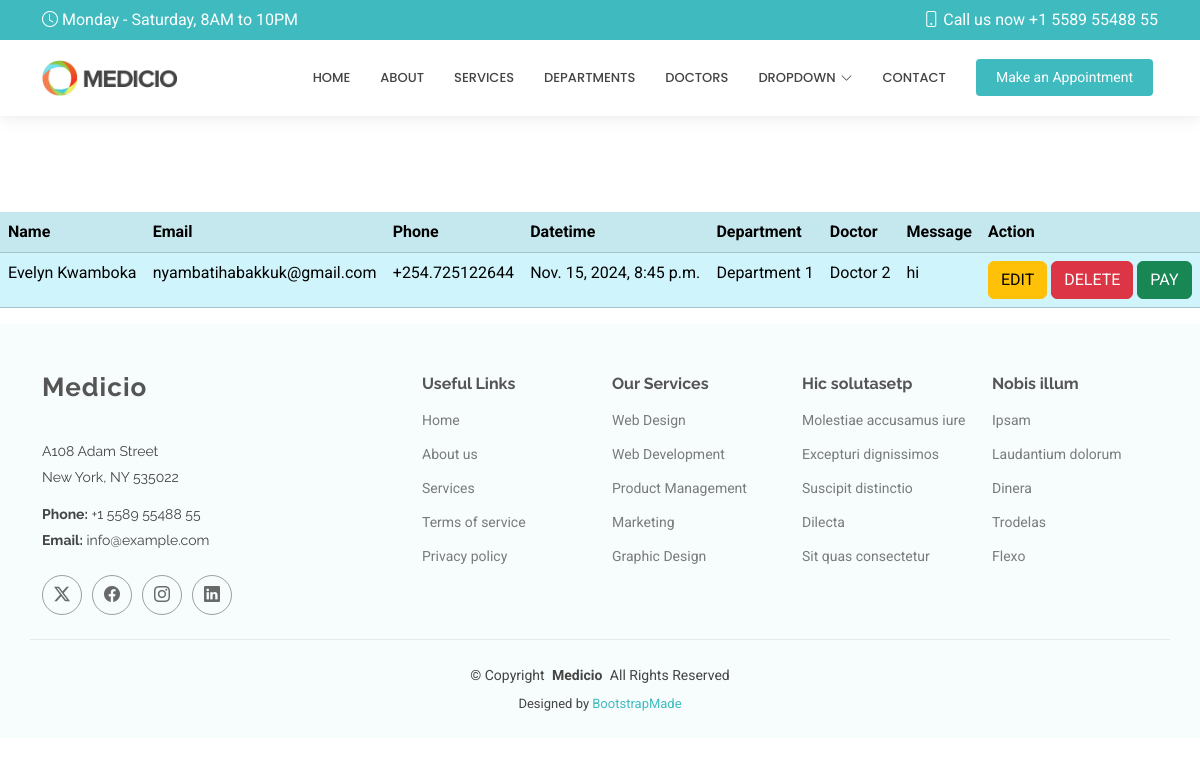
Page /show/ on the committed database.
### myapp/models.py (models this page shows, shortened)
class Appointment(models.Model):
    name = models.CharField(max_length=100)
    email = models.EmailField()
    phone = models.CharField(max_length=50)
    datetime = models.DateTimeField()
    department = models.CharField(max_length=50)
    doctor = models.CharField(max_length=50)
    message = models.TextField()

### myapp/views.py (the view)
# urls.py: path('show/', views.show, name='show'),
def show(request):
    allappointments=Appointment.objects.all()
    return render(request,'show.html',{'appointment':allappointments})

### templates/show.html
{% extends 'starter-page.html' %}
{% load static %}
{% block body %}
    <br><br><br><br>
    <table class="table table-striped table-hover table-info mt-10">
    <tr>
        <th>Name</th>
        <th>Email</th>
        <th>Phone</th>
        <th>Datetime</th>
        <th>Department</th>
        <th>Doctor</th>
        <th>Message</th>
        <th>Action</th>
    </tr>
    {% for x in appointment %}
        <tr>
        <td>{{x.name}}</td>
        <td>{{x.email}}</td>
        <td>{{x.phone}}</td>
        <td>{{x.datetime}}</td>
        <td>{{x.department}}</td>
        <td>{{x.doctor}}</td>
        <td>{{x.message}}</td>
        <td>
            <a href="" class="btn btn-warning">EDIT</a>
            <a href="/delete/{{ x.id }}" class="btn btn-danger">DELETE</a>
            <a href="" class="btn btn-success">PAY</a>
        </td>
        </tr>
    {% endfor %}
    </table>
{% endblock %}

### static/assets/css/main.css (style rules this page uses)
:root { --default-font: "Roboto", system-ui, -apple-system, "Segoe UI", Roboto, "Helvetica Neue", Arial, "Noto Sans", "Liberation Sans", sans-serif, "Apple Color Emoji", "Segoe UI Emoji", "Segoe UI Symbol", "Noto Color Emoji"; --heading-font: "Raleway", sans-serif; --nav-font: "Poppins", sans-serif; }
:root { --background-color: #ffffff; --default-color: #444444; --heading-color: #555555; --accent-color: #3fbbc0; --surface-color: #ffffff; --contrast-color: #ffffff; }
:root { --nav-color: #444444; --nav-hover-color: #3fbbc0; --nav-mobile-background-color: #ffffff; --nav-dropdown-background-color: #ffffff; --nav-dropdown-color: #444444; --nav-dropdown-hover-color: #3fbbc0; }
:root { scroll-behavior: smooth; }
body { color: var(--default-color); background-color: var(--background-color); font-family: var(--default-font); }
a { color: var(--accent-color); text-decoration: none; transition: 0.3s; }

### rows in the picture
Appointment: name "Evelyn Kwamboka", email "nyambatihabakkuk@gmail.com", phone "+254.725122644", datetime "Nov. 15, 2024, 8:45 p.m.", department "Department 1", doctor "Doctor 2", message "hi"
